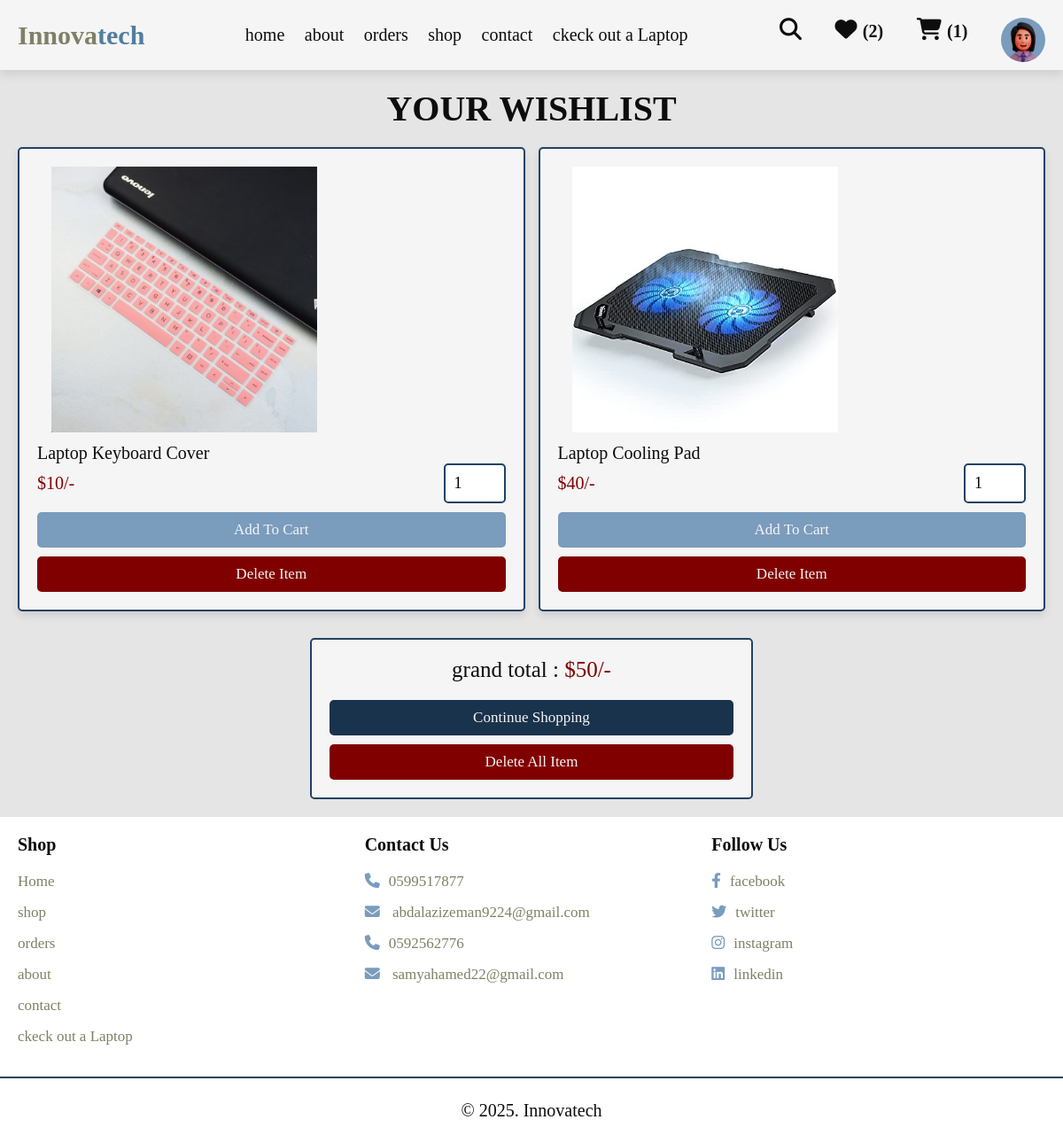
/wishlist.php (signed in), run on the app's committed database.
### tables this page shows
CREATE TABLE `wishlist` (
  `id` int(100) NOT NULL,
  `user_id` int(100) NOT NULL,
  `pid` int(100) NOT NULL,
  `name` varchar(100) NOT NULL,
  `price` int(100) NOT NULL,
  `image` varchar(100) NOT NULL
);

### wishlist.php (the view, shortened to what this page needs)
<?php
include 'components/connect.php';
if(isset($_SESSION['user_id'])){
   $user_id = $_SESSION['user_id'];
}else{
   $user_id = '';
   header('location:user_login.php');
};
?>
<!DOCTYPE html>
<html lang="en">
<head>
   <link rel="stylesheet" href="https://cdnjs.cloudflare.com/ajax/libs/font-awesome/6.1.1/css/all.min.css">
   <link rel="stylesheet" href="css/style.css">
</head>
<body>
<?php include 'components/user_header.php'; ?>
<section class="products">
   <h3 class="heading">your wishlist</h3>
   <div class="box-container">
   <?php
      $grand_total = 0;
      $select_wishlist = $conn->prepare("SELECT * FROM `wishlist` WHERE user_id = ?");
      $select_wishlist->execute([$user_id]);
      if($select_wishlist->rowCount() > 0){
         while($fetch_wishlist = $select_wishlist->fetch(PDO::FETCH_ASSOC)){
            $grand_total += $fetch_wishlist['price'];
   ?>
   <form action="" method="post" class="box">
       <img src="./uploaded_img/<?= $fetch_wishlist['image']; ?>"  style="width: 332.96px;height: 300px;" alt="">
      <div class="name"><?= $fetch_wishlist['name']; ?></div>
      <div class="flex">
         <div class="price">$<?= $fetch_wishlist['price']; ?>/-</div>
         <input type="number" name="qty" class="qty" min="1" max="99" onkeypress="if(this.value.length == 2) return false;" value="1">
      </div>
      <input type="submit" value="add to cart" class="btn" name="add_to_cart">
      <input type="submit" value="delete item" onclick="return confirm('delete this from wishlist?');" class="delete-btn" name="delete">
   </form>
   <?php
      }
   }else{
      echo '<p class="empty">your wishlist is empty</p>';
   }
   ?>
   </div>
   <div class="wishlist-total">
      <p>grand total : <span>$<?= $grand_total; ?>/-</span></p>
      <a href="shop.php" class="option-btn">continue shopping</a>
      <a href="wishlist.php?delete_all" class="delete-btn <?= ($grand_total > 1)?'':'disabled'; ?>" onclick="return confirm('delete all from wishlist?');">delete all item</a>
   </div>
</section>
<?php include 'components/footer.php'; ?>
</body>
</html>

### css/style.css (style rules this page uses)
:root { --primary-color: #404040; --yellow : #214263; --light-yellow : #007acc; --black2 : #0b0b11; --light-color2 : #999999; --border2: .1rem solid rgba(0,0,0,.1); --box-shadow2: 0 .5rem 1rem rgba(0,0,0,.1); --main-color: #7a9cbd; --orange: #1a334c; --red: #800000; --black: #0e0c0c; --white: #f5f5f5; --light-color: #808066; --light-bg: #e5e5e5; --border: .2rem solid var(--yellow); --box-shadow: 0 .5rem 1rem rgba(0,0,0,.1); --c1: #808066; --c2: #576d7b; --c3: #414b54; --c4: #527da1; --c5: #7f8386; --c6: #c5c9cc; }
* { font-family: SansSerif; margin:0; padding:0; box-sizing: border-box; outline: none; border:none; text-decoration: none; }
html { font-size: 62.5%; overflow-x: hidden; }
body { background-color: var(--light-bg); }
section { padding:2rem; max-width: 1200px; margin:0 auto; }
.heading { font-size: 4rem; color:var(--black); margin-bottom: 2rem; text-align: center; text-transform: uppercase; }
.btn, .delete-btn, .option-btn { display: block; width: 100%; margin-top: 1rem; border-radius: .5rem; padding:1rem 3rem; font-size: 1.7rem; text-transform: capitalize; color:var(--white); cursor: pointer; text-align: center; }
.btn { background-color: var(--main-color); }
.option-btn { background-color: var(--orange); }
.delete-btn { background-color: var(--red); }
.products .box-container { display: grid; grid-template-columns: minmax(27rem, 1fr) minmax(27rem, 1fr) ; gap:1.5rem; justify-content: center; align-items: flex-start; }
.products .box-container .box { position: relative; background-color: var(--white); box-shadow: var(--box-shadow); border-radius: .5rem; border:var(--border); padding:2rem; overflow: hidden; }
.products .box-container .box img { height: 20rem; width: 100%; object-fit: contain; margin-bottom: 1rem; }
.products .box-container .box .name { font-size: 2rem; color:var(--black); }
.products .box-container .box .flex { display: flex; align-items: center; gap:1rem; }
.products .box-container .box .flex .qty { width: 7rem; padding:1rem; border:var(--border); font-size: 1.8rem; color:var(--hovercolor); border-radius: .5rem; }
.products .box-container .box .flex .price { font-size: 2rem; color:var(--red); margin-right: auto; }
.wishlist-total { max-width: 50rem; margin:0 auto; margin-top: 3rem; background-color: var(--white); border:var(--border); border-radius: .5rem;; padding:2rem; text-align: center; }
.wishlist-total p { font-size: 2.5rem; color:var(--black); margin-bottom: 2rem; }
.wishlist-total p span { color:var(--red); }

### data on the page
wishlist: image (picture), name "Laptop Keyboard Cover", price "10"
wishlist: image (picture), name "Laptop Cooling Pad", price "40"

### other printed values
$total_wishlist_counts "2"
$total_cart_counts "1"
$grand_total "50"
